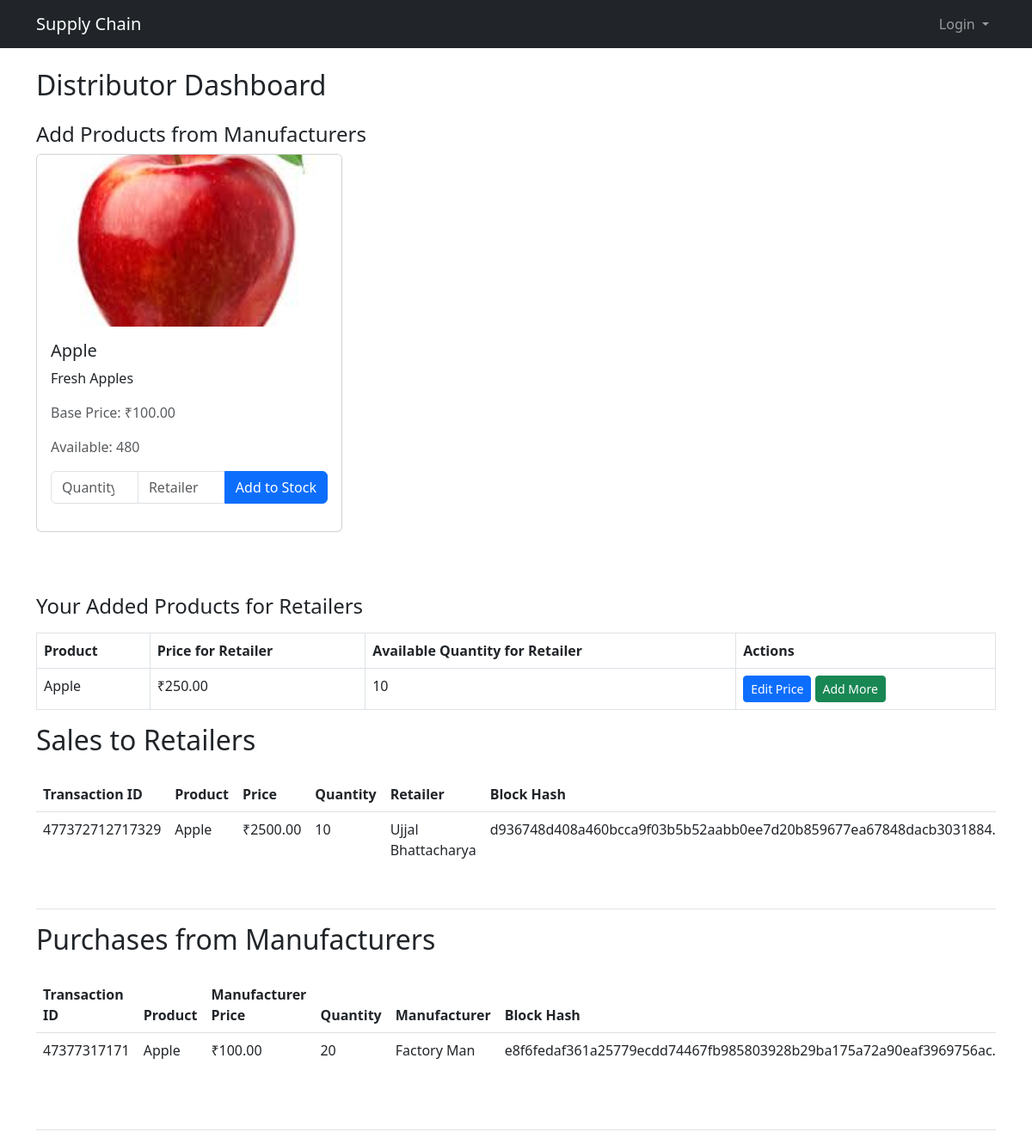
Page /distributor/dashboard/ (signed in) on the committed database.
### core/models.py (models this page shows, shortened)
class ManufacturerProduct(models.Model):
    manufacturer = models.ForeignKey(User, on_delete=models.CASCADE)
    name = models.CharField(max_length=100)
    description = models.TextField()
    image = models.ImageField(upload_to='products/')
    base_price = models.DecimalField(max_digits=10, decimal_places=2)
    min_quantity = models.PositiveIntegerField()
    available_quantity = models.PositiveIntegerField()

class DistributorStock(models.Model):
    distributor = models.ForeignKey(User, on_delete=models.CASCADE)
    product = models.ForeignKey(ManufacturerProduct, on_delete=models.CASCADE)
    price = models.DecimalField(max_digits=10, decimal_places=2)
    available_quantity = models.PositiveIntegerField()
    transaction_id = models.CharField(max_length=100, unique=True, null=True)

class Transaction(models.Model):
    CHAIN_TYPES = (
        ('CUSTOMER', 'Customer Transaction'),
        ('DISTRIBUTOR', 'Distributor Transaction')
    )
    transaction_id = models.CharField(max_length=100, unique=True)
    product = models.ForeignKey(RetailerStock, on_delete=models.CASCADE, null=True, blank=True)  # Customer transactions
    manu_product = models.ForeignKey(ManufacturerProduct, on_delete=models.CASCADE, null=True, blank=True)  # Distributor transactions
    quantity = models.PositiveIntegerField()
    amount = models.DecimalField(max_digits=10, decimal_places=2)
    customer = models.ForeignKey(
        User,
        related_name='customer_transactions',
        on_delete=models.CASCADE,
        null=True,
        blank=True
    )
    retailer = models.ForeignKey(
        User,
        related_name='retailer_transactions',
        on_delete=models.CASCADE,
        null=True,
        blank=True
    )
    chain_type = models.CharField(max_length=20, choices=CHAIN_TYPES, default='CUSTOMER')
    timestamp = models.DateTimeField(auto_now_add=True)

class RetailerStock(models.Model):
    retailer = models.ForeignKey(User, on_delete=models.CASCADE)
    product = models.ForeignKey(DistributorStock, on_delete=models.CASCADE)
    price = models.DecimalField(max_digits=10, decimal_places=2)
    available_quantity = models.PositiveIntegerField()
    transaction_id = models.CharField(max_length=100, unique=True, null=True)

class User(AbstractUser):
    ROLES = (
        ('CUSTOMER', 'Customer'),
        ('RETAILER', 'Retailer'),
        ('MANUFACTURER', 'Manufacturer'),
        ('DISTRIBUTOR', 'Distributor'),
        ('ADMIN', 'Admin'),
    )
    role = models.CharField(max_length=20, choices=ROLES)
    phone = models.CharField(max_length=15, null=True, blank=True)
    upi_qr_code = models.ImageField(upload_to='user_upi_qr_codes/', null=True, blank=True)  # New field for UPI QR code

class Block(models.Model):
    CHAIN_TYPES = (
        ('CUSTOMER', 'Customer Transactions'),
        ('DISTRIBUTOR', 'Distributor Transactions')
    )
    chain_type = models.CharField(max_length=20, choices=CHAIN_TYPES, default='CUSTOMER')
    index = models.IntegerField()
    timestamp = models.DateTimeField(auto_now_add=True)
    transactions = models.ManyToManyField(Transaction)
    previous_hash = models.CharField(max_length=64)
    proof = models.IntegerField()
    @property
    def hash(self):
        return hashlib.sha256(
            f"{self.chain_type}{self.index}{self.timestamp}{self.proof}".encode()
        ).hexdigest()

### core/views.py (the view)
# urls.py: path('distributor/dashboard/', views.distributor_dashboard, name='distributor_dashboard'),
@login_required
@user_passes_test(lambda u: u.role == 'DISTRIBUTOR')
def distributor_dashboard(request):
    sales_transactions = Transaction.objects.filter(
        retailer=request.user,
        chain_type='DISTRIBUTOR'
    ).select_related(
        'product__product__product', 'customer'
    ).prefetch_related(
        Prefetch('block_set', queryset=Block.objects.prefetch_related('transactions'), to_attr='blocks')
    ).order_by('-timestamp')
    purchases_transactions = Transaction.objects.filter(
        customer=request.user,  # Distributor as buyer
        chain_type='DISTRIBUTOR'
    ).select_related(
        'manu_product', 'retailer'  # Manufacturer as seller
    ).prefetch_related(
        Prefetch('block_set', queryset=Block.objects.prefetch_related('transactions'), to_attr='blocks')
    ).order_by('-timestamp')
    products = ManufacturerProduct.objects.filter(available_quantity__gt=0)
    my_stocks = DistributorStock.objects.filter(distributor=request.user)
    return render(request, 'core/distributor_dashboard.html', {
        'products': products,
        'my_stocks': my_stocks,
        'sales_transactions': sales_transactions,
        'purchases_transactions': purchases_transactions  # New
    })

### core/templates/core/distributor_dashboard.html (shortened to what this page needs)
{% extends 'core/base.html' %}
{% block content %}
<div class="container mt-4">
    <h2>Distributor Dashboard</h2>
    <h4 class="mt-4">Add Products from Manufacturers</h4>
    <div class="row">
        {% for product in products %}
        <div class="col-md-4 mb-4">
            <div class="card h-100">
                <img src="{{ product.image.url }}" class="card-img-top" alt="{{ product.name }}" style="height: 200px; object-fit: cover;">
                <div class="card-body">
                    <h5 class="card-title">{{ product.name }}</h5>
                    <p class="card-text">{{ product.description }}</p>
                    <p class="text-muted">Base Price: ₹{{ product.base_price }}</p>
                    <p class="text-muted">Available: {{ product.available_quantity }}</p>
                    <form method="post" action="{% url 'add_to_distributor_stock' product.id %}">
                        <div class="input-group mb-3">
                            <input type="number" name="quantity" class="form-control"
                                   placeholder="Quantity" min="1" max="{{ product.available_quantity }}" required>
                            <input type="number" name="price" class="form-control"
                                   placeholder="Retailer Price" step="0.01" min="0.01" required>
                            <button class="btn btn-primary" type="submit">Add to Stock</button>
                        </div>
                    </form>
                </div>
            </div>
        </div>
        {% endfor %}
    </div>
    <h4 class="mt-5">Your Added Products for Retailers</h4>
    <table class="table table-bordered mt-3">
        <thead>
            <tr>
                <th>Product</th>
                <th>Price for Retailer</th>
                <th>Available Quantity for Retailer</th>
                <th>Actions</th>
            </tr>
        </thead>
        <tbody>
            {% for stock in my_stocks %}
            <tr>
                <td>{{ stock.product.name }}</td>
                <td>₹{{ stock.price }}</td>
                <td>{{ stock.available_quantity }}</td>
                <td>
                    <a href="{% url 'edit_distributor_stock' stock.id %}" class="btn btn-sm btn-primary">Edit Price</a>
                    <a href="{% url 'add_more_stock' stock.id %}" class="btn btn-sm btn-success">Add More</a>
                </td>
            </tr>
            {% empty %}
            <tr>
                <td colspan="4" class="text-center text-muted">No products added yet.</td>
            </tr>
            {% endfor %}
        </tbody>
    </table>
    <div class="mt-8">
        <h2 class="text-2xl font-bold mb-4">Sales to Retailers</h2>
        <div class="overflow-x-auto">
            <table class="table table-zebra w-full">
                <thead>
                    <tr class="text-sm uppercase">
                        <th>Transaction ID</th>
                        <th>Product</th>
                        <th>Price</th>
                        <th>Quantity</th>
                        <th>Retailer</th>
                        <th>Block Hash</th>
                    </tr>
                </thead>
                <tbody>
                    {% for tx in sales_transactions %}
                    <tr>
                        <td>{{ tx.transaction_id }}</td>
                        <td>{{ tx.product.product.product.name }}</td>
                        <td>₹{{ tx.amount|floatformat:2 }}</td>
                        <td>{{ tx.quantity }}</td>
                        <td>{{ tx.customer.get_full_name }}</td>
                        <td class="font-mono">
                            {% if tx.blocks %}
                                {{ tx.blocks.0.hash}}...
                            {% else %}
                                Pending
                            {% endif %}
                        </td>
                    </tr>
                    {% empty %}
                    <tr>
                        <td colspan="7" class="text-center">No sales transactions found</td>
                    </tr>
                    {% endfor %}
                </tbody>
            </table>
        </div>
    </div>
    <div class="mt-8">
        <h2 class="text-2xl font-bold mb-4">Purchases from Manufacturers</h2>
        <div class="overflow-x-auto">
            <table class="table table-zebra w-full">
                <thead>
                    <tr class="text-sm uppercase">
                        <th>Transaction ID</th>
                        <th>Product</th>
                        <th>Manufacturer Price</th>
                        <th>Quantity</th>
                        <th>Manufacturer</th>
                        <th>Block Hash</th>
                    </tr>
                </thead>
                <tbody>
                    {% for tx in purchases_transactions %}
                    <tr>
                        <td>{{ tx.transaction_id }}</td>
                        <td>{{ tx.manu_product.name }}</td>
                        <td>₹{{ tx.manu_product.base_price|floatformat:2 }}</td>
                        <td>{{ tx.quantity }}</td>
                        <td>{{ tx.retailer.get_full_name }}</td>
                        <td class="font-mono">
                            {% if tx.blocks %}
                                {{ tx.blocks.0.hash}}...
                            {% else %}
                                Pending
                            {% endif %}
                        </td>
                    </tr>
                    {% empty %}
                    <tr>
                        <td colspan="7" class="text-center">No purchase transactions found</td>
                    </tr>
                    {% endfor %}
                </tbody>
            </table>
        </div>
    </div>
{% endblock %}

### core/templates/core/base.html (shortened to what this page needs)
<!DOCTYPE html>
<html lang="en">
<head>
    <link href="https://cdn.jsdelivr.net/npm/bootstrap@5.3.0/dist/css/bootstrap.min.css" rel="stylesheet">
</head>
<body>
    <nav class="navbar navbar-expand-lg navbar-dark bg-dark">
        <div class="container">
            <a class="navbar-brand d-flex align-items-center" href="{% url 'home' %}">
                {{ site_config.site_name|default:"Supply Chain" }}
            </a>
            <ul class="navbar-nav ms-auto">
                <li class="nav-item dropdown">
                    <a class="nav-link dropdown-toggle" href="#" id="navbarDropdown" role="button" data-bs-toggle="dropdown">
                        Login
                    </a>
                </li>
            </ul>
        </div>
    </nav>
    {% block content %}{% endblock %}
</body>
</html>

### rows in the picture
ManufacturerProduct: image (picture), name "Apple", description "Fresh Apples", base_price "100.00", available_quantity "480"
DistributorStock: product.name "Apple", price "250.00", available_quantity "10"
Transaction: transaction_id "477372712717329", product.product.product.name "Apple", amount "2500.00", quantity "10", customer.get_full_name "Ujjal Bhattacharya", blocks.0.hash "d936748d408a460bcca9f03b5b52aabb0ee7d20b859677ea67848dacb3031884"
Transaction: transaction_id "47377317171", manu_product.name "Apple", manu_product.base_price "100.00", quantity "20", retailer.get_full_name "Factory Man", blocks.0.hash "e8f6fedaf361a25779ecdd74467fb985803928b29ba175a72a90eaf3969756ac"

### other values in the picture
{{ site_config.site_name|default:"Supply Chain" }} "Supply Chain"
